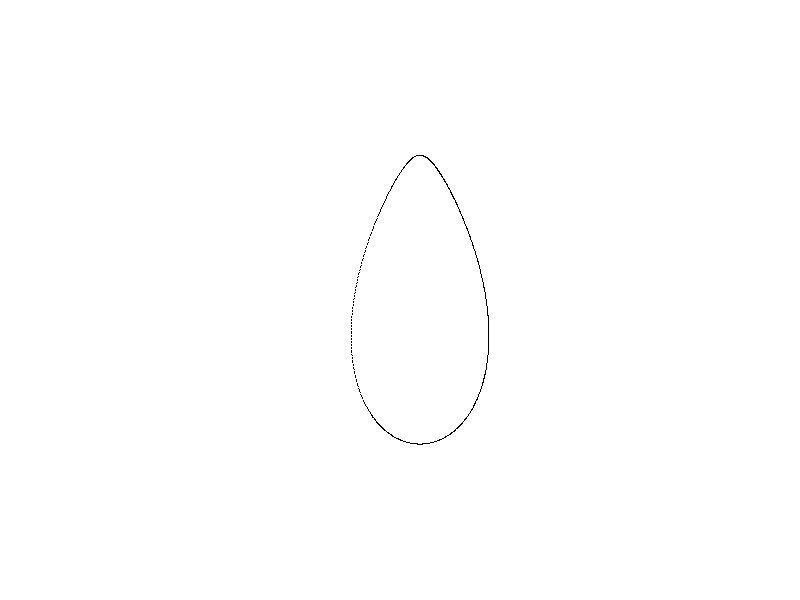

R code for this plot: (Note: this script raises an error after producing the figure.)
x <- function(t,a=2,b=2) { a*sin(t) -   sin(t*b)}
y <- function(t,a=2,b=2) { a*cos(t) -   cos(t*b)}

emptyCanvas <- function(pltLimit = 5 ){
  plot(0, 0,
       xlim=c(-pltLimit,pltLimit),
       ylim=c(-pltLimit,pltLimit),
       col = "transparent", xlab = "", ylab = "", axes=F)
}

##### 20210417
### tear shape
emptyCanvas(20)
out <- rbind(cbind(x(0),y(0)))
for (t in seq(0,10,.01)){
  
  xP <- x(t,4)
  yP <- y(t,15)
  out <- rbind(out,cbind(xP,yP))
  points(xP,yP,pch='.')
}
out <- out[-1,]
out <- data.frame(out)
colnames(out) <- c('X','Y')
ggplot(out,aes(x=X,y=Y)) +
  geom_path() #+




##### 20210418
### Make into a function, generate different curves 
sinsin <- function(a=2,b=2,newCanvas=FALSE,makePlot=FALSE){
  out <- rbind(cbind(x(0),y(0)))
  if (newCanvas) {emptyCanvas()}
  for (t in seq(0,10,.01)){
    xP <- x(t,a)
    yP <- y(t,b)
    out <- rbind(out,cbind(xP,yP))
    if (makePlot) {lines(xP,yP,pch='.')}
    
  }
  out <- out[-1,]
  out <- data.frame(out)
  colnames(out) <- c('X','Y')
return(out)
}


emptyCanvas(20)
for (i in seq(1,10,4)){
  for (j in seq(1,10,2)){
    emptyCanvas(20)
    lines(sinsin(j,i))
}}
